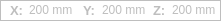
   <widget class="QFrame" name="IkOutputValueFrame">
    <property name="enabled">
     <bool>false</bool>
    </property>
    <property name="geometry">
     <rect>
      <x>80</x>
      <y>560</y>
      <width>221</width>
      <height>21</height>
     </rect>
    </property>
    <property name="styleSheet">
     <string notr="true">background-color:rgb(255, 255, 255)</string>
    </property>
    <property name="frameShape">
     <enum>QFrame::Shape::Box</enum>
    </property>
    <property name="frameShadow">
     <enum>QFrame::Shadow::Plain</enum>
    </property>
    <widget class="QLabel" name="IkOutputValueZ">
     <property name="geometry">
      <rect>
       <x>172</x>
       <y>2</y>
       <width>61</width>
       <height>16</height>
      </rect>
     </property>
     <property name="styleSheet">
      <string notr="true">background-color: rgba(255, 255, 255,0)</string>
     </property>
     <property name="text">
      <string>200 mm</string>
     </property>
    </widget>
    <widget class="QLabel" name="IkLabelOutputY">
     <property name="geometry">
      <rect>
       <x>83</x>
       <y>0</y>
       <width>21</width>
       <height>20</height>
      </rect>
     </property>
     <property name="font">
      <font>
       <pointsize>10</pointsize>
       <bold>true</bold>
      </font>
     </property>
     <property name="styleSheet">
      <string notr="true">background-color: rgba(255, 255, 255,0)</string>
     </property>
     <property name="text">
      <string>Y:</string>
     </property>
    </widget>
    <widget class="QLabel" name="IkOutputValueX">
     <property name="geometry">
      <rect>
       <x>29</x>
       <y>2</y>
       <width>51</width>
       <height>16</height>
      </rect>
     </property>
     <property name="styleSheet">
      <string notr="true">background-color: rgba(255, 255, 255,0)</string>
     </property>
     <property name="text">
      <string>200 mm</string>
     </property>
    </widget>
    <widget class="QLabel" name="IkLabelOutputZ">
     <property name="geometry">
      <rect>
       <x>153</x>
       <y>0</y>
       <width>21</width>
       <height>20</height>
      </rect>
     </property>
     <property name="font">
      <font>
       <pointsize>10</pointsize>
       <bold>true</bold>
      </font>
     </property>
     <property name="styleSheet">
      <string notr="true">background-color: rgba(255, 255, 255,0)</string>
     </property>
     <property name="text">
      <string>Z:</string>
     </property>
    </widget>
    <widget class="QLabel" name="IkLabelOutputX">
     <property name="geometry">
      <rect>
       <x>10</x>
       <y>0</y>
       <width>21</width>
       <height>20</height>
      </rect>
     </property>
     <property name="font">
      <font>
       <pointsize>10</pointsize>
       <bold>true</bold>
      </font>
     </property>
     <property name="styleSheet">
      <string notr="true">background-color: rgba(255, 255, 255,0)</string>
     </property>
     <property name="text">
      <string>X:</string>
     </property>
    </widget>
    <widget class="QLabel" name="IkOutputValueY">
     <property name="geometry">
      <rect>
       <x>102</x>
       <y>2</y>
       <width>51</width>
       <height>16</height>
      </rect>
     </property>
     <property name="styleSheet">
      <string notr="true">background-color: rgba(255, 255, 255,0)</string>
     </property>
     <property name="text">
      <string>200 mm</string>
     </property>
    </widget>
   </widget>
